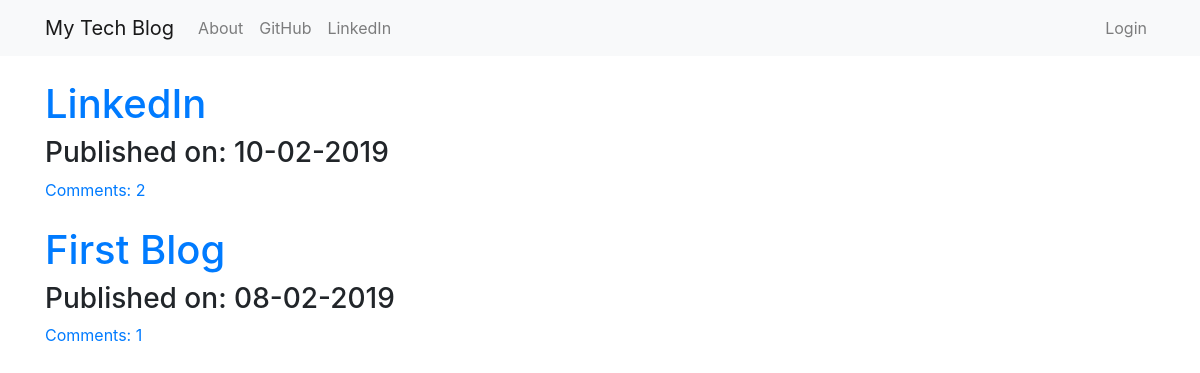
The page / on the database its author committed.
### blog/models.py (models this page shows, shortened)
class Post(models.Model):
    author=models.ForeignKey('auth.User',on_delete=models.CASCADE)
    title=models.CharField(max_length=200)
    text=models.TextField(max_length=500)
    date=models.DateTimeField(default=timezone.now)
    published_date=models.DateTimeField(blank=True,null=True)
    def approve_comments(self):
        return self.comments.filter(approved_comment=True)

### blog/views.py (the view)
# urls.py: url(r'^$',views.PostListView.as_view(),name='post_list'),
class PostListView(ListView):
    model=Post
    def get_queryset(self):
        return Post.objects.filter(published_date__lte=timezone.now()).order_by('-published_date')

### blog/templates/blog/post_list.html
{% extends "blog/base.html" %}
{%block content%}
<div class="centerstage">
  {%for post in post_list%}
  <br>
  <div class="post">
    <h1><a href="{%url 'post_detail' pk=post.pk%}">{{post.title}}</a></h1>
    <div class="date">
      <h3>Published on: {{post.published_date | date:"d-m-Y"}}</h3>
      </div>
<a href="{% url 'post_detail' pk=post.pk%}">Comments: {{post.approve_comments.count}}</a>
  </div>
  {%endfor%}
</div>
{%endblock%}

### blog/templates/blog/base.html (shortened to what this page needs)
<!DOCTYPE html>
{%load staticfiles %}
<html>
  <head>
<link href="https://stackpath.bootstrapcdn.com/bootstrap/4.2.1/css/bootstrap.min.css" rel="stylesheet">
    <link rel="stylesheet" href="//cdn.jsdelivr.net/npm/medium-editor@5.23.2/dist/css/medium-editor.min.css" type="text/css" media="screen" charset="utf-8">
    <link rel="stylesheet" href="{% static 'css/style.css' %}"/>
    <link rel="stylesheet" href="https://cdnjs.cloudflare.com/ajax/libs/font-awesome/4.7.0/css/font-awesome.min.css">
  </head>
  <body>
    <nav class = "navbar navbar-expand-lg navbar-light bg-light">
      <div class="container">
        <div class="navbar-nav align-items-center">
      <a class="navbar-brand" href="{%url 'post_list'%}">My Tech Blog</a>
      <a class="nav-item nav-link" href="{%url 'about' %}">About</a>
      <a class="nav-item nav-link" href="https://github.com/cyberpunk-akash">GitHub</a>
        <a class="nav-item nav-link" href="https://www.linkedin.com/in/akash-hegde-60631914b/">LinkedIn</a>
      </div>
      <div class="navbar-nav align-items-center">
        {%if user.is_authenticated%}
        <a class = "nav-item na-link" href="{%url 'post_new'%}">New Post</a>
        <a class = "nav-item nav-link" href="{%url 'post_draft_list'%}">Drafts</a>
        <a class="nav-item nav-link" href="{%url 'logout'%}">Log out</a>
        <a>Welcome : {{user.username}}</a>
        {%else%}
        <a class="nav-item nav-link" href="{%url 'login'%}">Login</a>
        {%endif%}
      </div>
    </div>
  </nav>
    <div class="content container">
      <div class="row">
        <div class="col-md-8">
          <div class="blog_posts">
            {%block content%}
            {% endblock %}
          </div>
        </div>
      </div>
    </div>
</body>
</html>

### blog/static/css/style.css (style rules this page uses)
.centerstage { margin-left:0px; margin-right:0px }

### rows shown on the page
Post: title "LinkedIn", published_date "10-02-2019", approve_comments.count "2"
Post: title "First Blog", published_date "08-02-2019", approve_comments.count "1"
